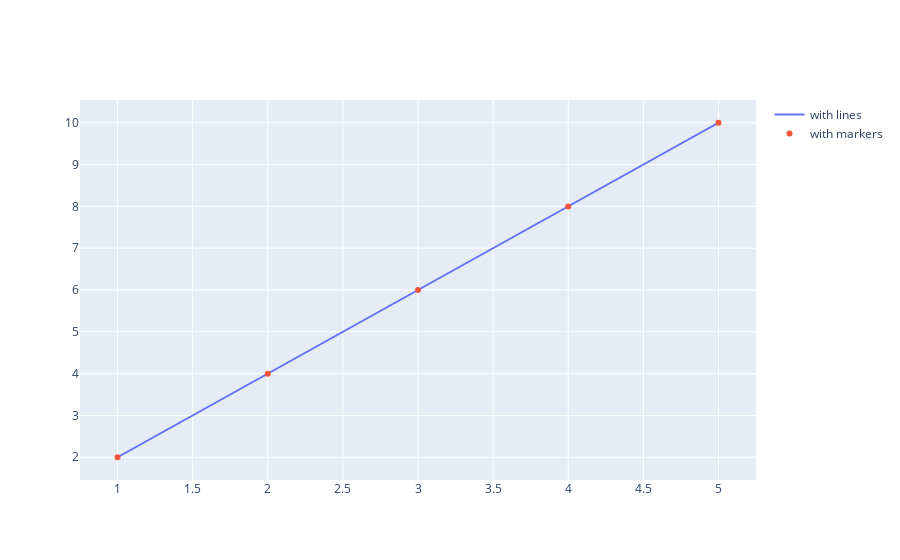

Here is the notebook cell this chart was saved with:
### Code cell
fig = go.Figure()
# plot line connecting data points
trace0 = go.Scatter(
    x = df['Column A'], 
    y = df['ColumnB'],
    mode='lines',
    name='with lines')
fig.add_trace(trace0)
# plot data markers
trace1 = go.Scatter(
    x = df['Column A'], 
    y = df['ColumnB'],
    mode='markers',
    name='with markers')
fig.add_trace(trace1)
fig.show()

### Figure 1 — Plotly figure (JSON) as saved in the notebook; plotly's stock layout.template omitted (floating-point values rounded to 4 significant figures)
{"data": [{"mode": "lines", "name": "with lines", "type": "scatter", "x": [1, 2, 3, 4, 5], "y": [2, 4, 6, 8, 10]}, {"mode": "markers", "name": "with markers", "type": "scatter", "x": [1, 2, 3, 4, 5], "y": [2, 4, 6, 8, 10]}], "layout": {}}
